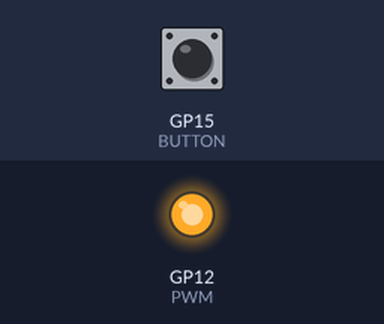
Bench run of a program on a simulated Raspberry Pi Pico running MicroPython. Parts: output pins drawn as LEDs (lit = HIGH). Inputs (shaded band) come from the test bench; at power-on: GP15 (BUTTON) HIGH. Random numbers come from a fixed seed; threads take turns every 2 ms.

Above: at 1.2 s.
1.3 s: GP15 (BUTTON) pulled LOW for 0.15 s
At 1.55 s:
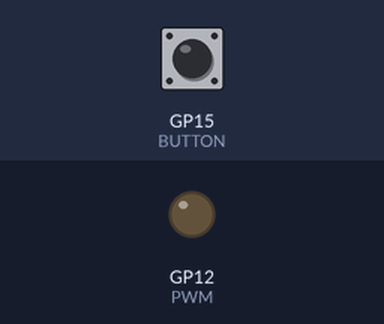
At 2.15 s:
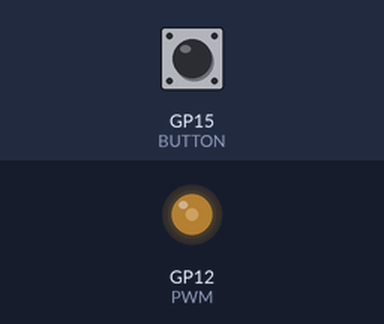
4.3 s: GP15 (BUTTON) pulled LOW for 1 s
Timing chart, 0 to 7.3 s (numbered marks = the images above; inputs shaded):
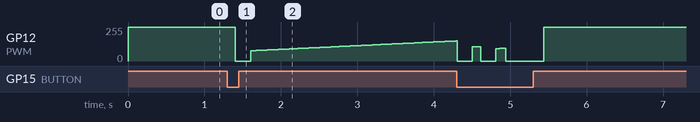

The program:

main.py
```python
from machine import Pin, PWM
import utime
import random
import _thread
import gc

BUTTON = Pin(15, Pin.IN, Pin.PULL_UP)
PWM = PWM(Pin(12))
PWM.freq(1000)

stop_animation = False
animation_index = 0
animations = []


def set_brightness(duty_cycle, sleep_time_s) -> bool:
    set_duty_cycle(duty_cycle)
    return delay(sleep_time_s)


def set_duty_cycle(duty_cycle):
    if duty_cycle > 65535:
        raise ValueError(f"Duty cycle must be less than 65535, current: {duty_cycle}")
    if duty_cycle < 0:
        raise ValueError(f"Duty cycle must be bigger than 0, current: {duty_cycle}")
    PWM.duty_u16(duty_cycle)


def delay(sleep_time_s) -> bool:
    global stop_animation
    if sleep_time_s < 0.1:
        utime.sleep(sleep_time_s)
        return stop_animation

    intervals = int(sleep_time_s / 0.1)
    for _ in range(intervals):
        utime.sleep(0.1)
        if stop_animation:
            return True
    utime.sleep(sleep_time_s - (intervals * 0.1))

    return stop_animation


def gradient_color_shift(animation_steps, animation_duration_s):
    for duty in animation_steps:
        if set_brightness(duty, animation_duration_s / len(animation_steps)):
            return


def animation(f):
    animations.append(f)
    return f


@animation
def simply_on():

    set_duty_cycle(65535)
    delay(10)


@animation
def breeze(min_brightness=0.3, max_brightness=0.9, animation_duration_s=10):

    min_duty_cycle = int(65535 * min_brightness)
    max_duty_cycle = int(65535 * max_brightness)

    animation_duration_s /= 2  # animation is divided into two parts

    animation_steps = range(min_duty_cycle, max_duty_cycle, 10)
    gradient_color_shift(animation_steps, animation_duration_s)

    animation_steps = range(max_duty_cycle, min_duty_cycle, -10)
    gradient_color_shift(animation_steps, animation_duration_s)


def get_random_small_float(offset=0):
    return random.uniform(-0.1, 0.1) + offset


def quick_bling():
    min_duty_cycle = int(65535 * get_random_small_float(0.3))
    max_duty_cycle = int(65535 * get_random_small_float(0.8))

    animation_steps = range(min_duty_cycle, max_duty_cycle, random.randint(20, 30))
    gradient_color_shift(animation_steps, 0)


def stable_oscillation():
    min_duty_cycle = int(65535 * get_random_small_float(0.4))
    max_duty_cycle = int(65535 * get_random_small_float(0.7))

    animation_steps = range(min_duty_cycle, max_duty_cycle, random.randint(2, 8))
    gradient_color_shift(animation_steps, 2 + (get_random_small_float() * 2))

    animation_steps = range(max_duty_cycle, min_duty_cycle, random.randint(-8, -2))
    gradient_color_shift(animation_steps, 2 + (get_random_small_float() * 2))


def stabilization(offset=0):
    min_duty_cycle = int(65535 * (0.6 + offset))
    max_duty_cycle = int(65535 * (0.9 + offset))

    animation_steps = range(min_duty_cycle, max_duty_cycle, random.randint(2, 8))
    gradient_color_shift(animation_steps, 3)

    animation_steps = range(max_duty_cycle, min_duty_cycle, random.randint(-8, -2))
    gradient_color_shift(animation_steps, 3)


@animation
def small_candle():

    for _ in range(random.randint(4, 7)):
        stable_oscillation()  # candle is "flowing" from left to right in a semi stable way

    for _ in range(random.randint(4, 8)):
        quick_bling()  # flame is flickering quickly and dynamically


@animation
def big_candle():

    for _ in range(random.randint(4, 7)):
        stable_oscillation()  # candle is "flowing" from left to right in a semi stable way

    for _ in range(random.randint(4, 8)):
        quick_bling()  # flame is flickering quickly and dynamically

    for _ in range(random.randint(4, 7)):
        stable_oscillation()  # back to stable oscillation

    if random.random() > 0.5:
        for _ in range(random.randint(8, 16)):
            stabilization()  # candle moves slowly is in stable state
    else:
        for _ in range(random.randint(8, 16)):
            stabilization(
                -0.2
            )  # candle moves slowly is in stable state, but is dimmer overall


@animation
def simply_off():
    set_duty_cycle(0)
    delay(10)


def button_listener(sleep_time=0.1):
    global animation_index
    global stop_animation
    global animations

    while True:
        if BUTTON.value() == 0:
            stop_animation = True
            animation_index += 1
            if len(animations) == animation_index:
                animation_index = 0
            utime.sleep(sleep_time * 2)

        utime.sleep(sleep_time)


def main():
    global animation_index
    global stop_animation
    global animations

    _thread.start_new_thread(button_listener, ())

    while True:
        if stop_animation:
            stop_animation = False
            set_duty_cycle(0)
            utime.sleep(0.2)

        animations[animation_index]()
        gc.collect()


if __name__ == "__main__":
    main()
```
